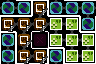

This is a level from a 2D game, rendered from its Tiled map with the project's own tilesets. A one-line summary and the complete map file follow:
An orthogonal 6x4 tile map with 16x16 px tiles, 4 tile layers (Maze Shape, Room Properties, Minimap, Restrictions).

<map version="1.10" tiledversion="1.11.0" orientation="orthogonal" renderorder="right-down" width="6" height="4" tilewidth="16" tileheight="16" infinite="0" nextlayerid="5" nextobjectid="1">
 <properties>
  <property name="has_warp_zone" type="bool" value="true" />
 </properties>
 <tileset firstgid="1" source="../LayoutTiles.tsx" />
 <layer id="1" name="Maze Shape" width="6" height="4">
  <data encoding="csv">
49,20,2,51,19,33,
17,33,49,33,36,50,
2,34,1,51,18,36,
34,51,20,2,51,52
</data>
 </layer>
 <layer id="2" name="Room Properties" width="6" height="4">
  <data encoding="csv">
22,22,37,22,22,22,
37,37,37,21,21,22,
22,37,5,21,21,21,
22,37,37,22,21,21
</data>
 </layer>
 <layer id="4" name="Minimap" width="6" height="4">
  <data encoding="csv">
0,0,13,0,0,0,
13,13,13,14,14,0,
0,13,0,14,14,14,
0,13,13,0,14,14
</data>
 </layer>
 <layer id="3" name="Restrictions" width="6" height="4">
  <data encoding="csv">
0,0,16,0,0,0,
16,16,16,0,0,0,
0,16,0,0,0,0,
0,16,16,0,0,0
</data>
 </layer>
</map>
